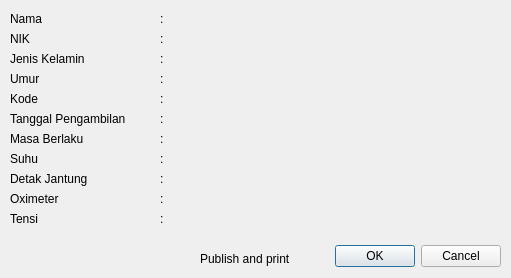
<?xml version="1.0" encoding="UTF-8"?>
<ui version="4.0">
 <class>Dialog</class>
 <widget class="QDialog" name="Dialog">
  <property name="geometry">
   <rect>
    <x>0</x>
    <y>0</y>
    <width>511</width>
    <height>278</height>
   </rect>
  </property>
  <property name="windowTitle">
   <string>Dialog</string>
  </property>
  <widget class="QDialogButtonBox" name="buttonBox">
   <property name="geometry">
    <rect>
     <x>160</x>
     <y>240</y>
     <width>341</width>
     <height>32</height>
    </rect>
   </property>
   <property name="orientation">
    <enum>Qt::Horizontal</enum>
   </property>
   <property name="standardButtons">
    <set>QDialogButtonBox::Cancel|QDialogButtonBox::Ok</set>
   </property>
  </widget>
  <widget class="QLabel" name="label">
   <property name="geometry">
    <rect>
     <x>200</x>
     <y>250</y>
     <width>121</width>
     <height>17</height>
    </rect>
   </property>
   <property name="text">
    <string>Publish and print</string>
   </property>
  </widget>
  <widget class="QLabel" name="label_2">
   <property name="geometry">
    <rect>
     <x>10</x>
     <y>10</y>
     <width>41</width>
     <height>17</height>
    </rect>
   </property>
   <property name="text">
    <string>Nama</string>
   </property>
  </widget>
  <widget class="QLabel" name="label_3">
   <property name="geometry">
    <rect>
     <x>10</x>
     <y>30</y>
     <width>31</width>
     <height>17</height>
    </rect>
   </property>
   <property name="text">
    <string>NIK</string>
   </property>
  </widget>
  <widget class="QLabel" name="label_4">
   <property name="geometry">
    <rect>
     <x>10</x>
     <y>50</y>
     <width>101</width>
     <height>17</height>
    </rect>
   </property>
   <property name="text">
    <string>Jenis Kelamin</string>
   </property>
  </widget>
  <widget class="QLabel" name="label_5">
   <property name="geometry">
    <rect>
     <x>10</x>
     <y>70</y>
     <width>101</width>
     <height>17</height>
    </rect>
   </property>
   <property name="text">
    <string>Umur</string>
   </property>
  </widget>
  <widget class="QLabel" name="label_6">
   <property name="geometry">
    <rect>
     <x>10</x>
     <y>90</y>
     <width>101</width>
     <height>17</height>
    </rect>
   </property>
   <property name="text">
    <string>Kode</string>
   </property>
  </widget>
  <widget class="QLabel" name="label_7">
   <property name="geometry">
    <rect>
     <x>10</x>
     <y>110</y>
     <width>151</width>
     <height>17</height>
    </rect>
   </property>
   <property name="text">
    <string>Tanggal Pengambilan</string>
   </property>
  </widget>
  <widget class="QLabel" name="label_8">
   <property name="geometry">
    <rect>
     <x>10</x>
     <y>130</y>
     <width>101</width>
     <height>17</height>
    </rect>
   </property>
   <property name="text">
    <string>Masa Berlaku</string>
   </property>
  </widget>
  <widget class="QLabel" name="label_9">
   <property name="geometry">
    <rect>
     <x>10</x>
     <y>150</y>
     <width>41</width>
     <height>17</height>
    </rect>
   </property>
   <property name="text">
    <string>Suhu</string>
   </property>
  </widget>
  <widget class="QLabel" name="label_10">
   <property name="geometry">
    <rect>
     <x>10</x>
     <y>170</y>
     <width>111</width>
     <height>17</height>
    </rect>
   </property>
   <property name="text">
    <string>Detak Jantung</string>
   </property>
  </widget>
  <widget class="QLabel" name="label_11">
   <property name="geometry">
    <rect>
     <x>10</x>
     <y>190</y>
     <width>111</width>
     <height>17</height>
    </rect>
   </property>
   <property name="text">
    <string>Oximeter</string>
   </property>
  </widget>
  <widget class="QLabel" name="label_12">
   <property name="geometry">
    <rect>
     <x>10</x>
     <y>210</y>
     <width>111</width>
     <height>17</height>
    </rect>
   </property>
   <property name="text">
    <string>Tensi</string>
   </property>
  </widget>
  <widget class="QLabel" name="lbl_nama">
   <property name="geometry">
    <rect>
     <x>160</x>
     <y>10</y>
     <width>341</width>
     <height>17</height>
    </rect>
   </property>
   <property name="text">
    <string>:</string>
   </property>
  </widget>
  <widget class="QLabel" name="lbl_nik">
   <property name="geometry">
    <rect>
     <x>160</x>
     <y>30</y>
     <width>341</width>
     <height>17</height>
    </rect>
   </property>
   <property name="text">
    <string>:</string>
   </property>
  </widget>
  <widget class="QLabel" name="lbl_kelamin">
   <property name="geometry">
    <rect>
     <x>160</x>
     <y>50</y>
     <width>341</width>
     <height>17</height>
    </rect>
   </property>
   <property name="text">
    <string>:</string>
   </property>
  </widget>
  <widget class="QLabel" name="lbl_umur">
   <property name="geometry">
    <rect>
     <x>160</x>
     <y>70</y>
     <width>341</width>
     <height>17</height>
    </rect>
   </property>
   <property name="text">
    <string>:</string>
   </property>
  </widget>
  <widget class="QLabel" name="lbl_pw">
   <property name="geometry">
    <rect>
     <x>160</x>
     <y>90</y>
     <width>341</width>
     <height>17</height>
    </rect>
   </property>
   <property name="text">
    <string>:</string>
   </property>
  </widget>
  <widget class="QLabel" name="lbl_time">
   <property name="geometry">
    <rect>
     <x>160</x>
     <y>110</y>
     <width>341</width>
     <height>17</height>
    </rect>
   </property>
   <property name="text">
    <string>:</string>
   </property>
  </widget>
  <widget class="QLabel" name="lbl_berlaku">
   <property name="geometry">
    <rect>
     <x>160</x>
     <y>130</y>
     <width>341</width>
     <height>17</height>
    </rect>
   </property>
   <property name="text">
    <string>:</string>
   </property>
  </widget>
  <widget class="QLabel" name="lbl_suhu">
   <property name="geometry">
    <rect>
     <x>160</x>
     <y>150</y>
     <width>341</width>
     <height>17</height>
    </rect>
   </property>
   <property name="text">
    <string>:</string>
   </property>
  </widget>
  <widget class="QLabel" name="lbl_bpm">
   <property name="geometry">
    <rect>
     <x>160</x>
     <y>170</y>
     <width>341</width>
     <height>17</height>
    </rect>
   </property>
   <property name="text">
    <string>:</string>
   </property>
  </widget>
  <widget class="QLabel" name="lbl_spo2">
   <property name="geometry">
    <rect>
     <x>160</x>
     <y>190</y>
     <width>341</width>
     <height>17</height>
    </rect>
   </property>
   <property name="text">
    <string>:</string>
   </property>
  </widget>
  <widget class="QLabel" name="lbl_tensi">
   <property name="geometry">
    <rect>
     <x>160</x>
     <y>210</y>
     <width>341</width>
     <height>17</height>
    </rect>
   </property>
   <property name="text">
    <string>:</string>
   </property>
  </widget>
 </widget>
 <resources/>
 <connections>
  <connection>
   <sender>buttonBox</sender>
   <signal>accepted()</signal>
   <receiver>Dialog</receiver>
   <slot>accept()</slot>
   <hints>
    <hint type="sourcelabel">
     <x>248</x>
     <y>254</y>
    </hint>
    <hint type="destinationlabel">
     <x>157</x>
     <y>274</y>
    </hint>
   </hints>
  </connection>
  <connection>
   <sender>buttonBox</sender>
   <signal>rejected()</signal>
   <receiver>Dialog</receiver>
   <slot>reject()</slot>
   <hints>
    <hint type="sourcelabel">
     <x>316</x>
     <y>260</y>
    </hint>
    <hint type="destinationlabel">
     <x>286</x>
     <y>274</y>
    </hint>
   </hints>
  </connection>
 </connections>
</ui>
